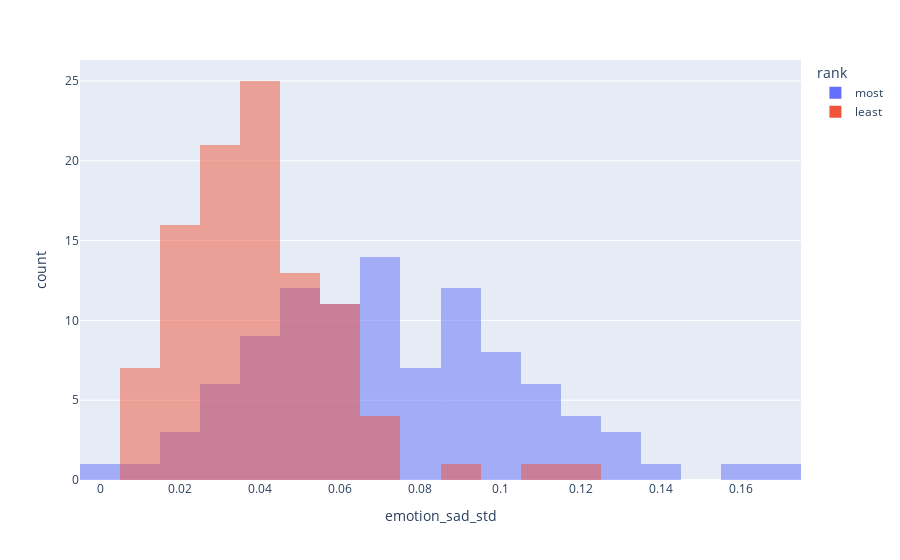
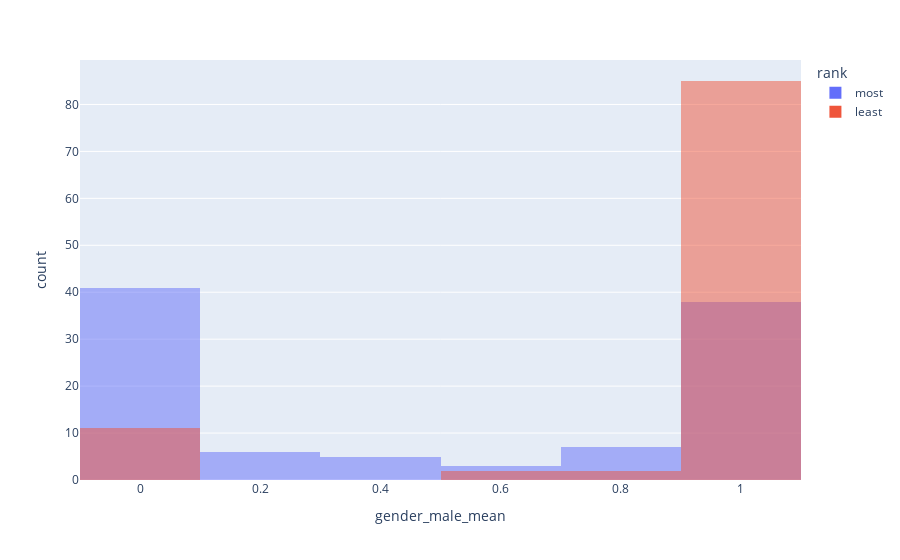
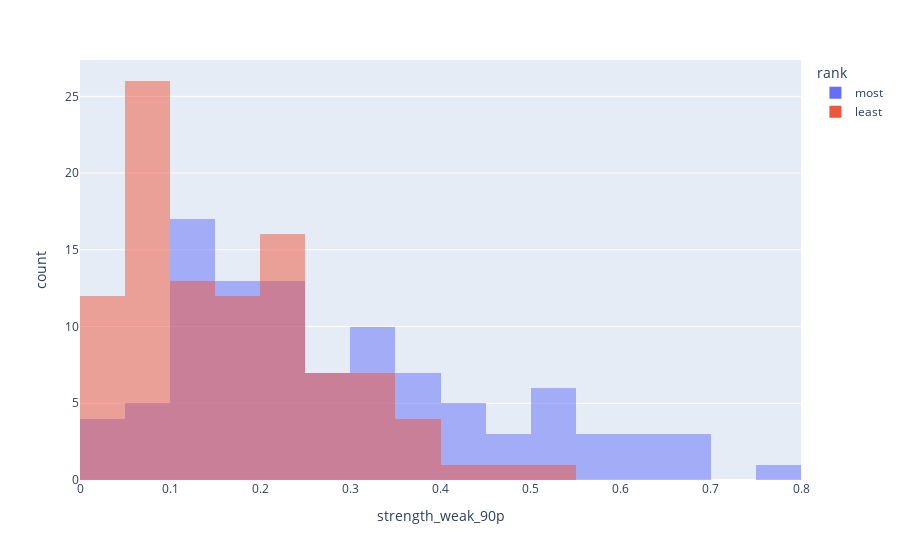
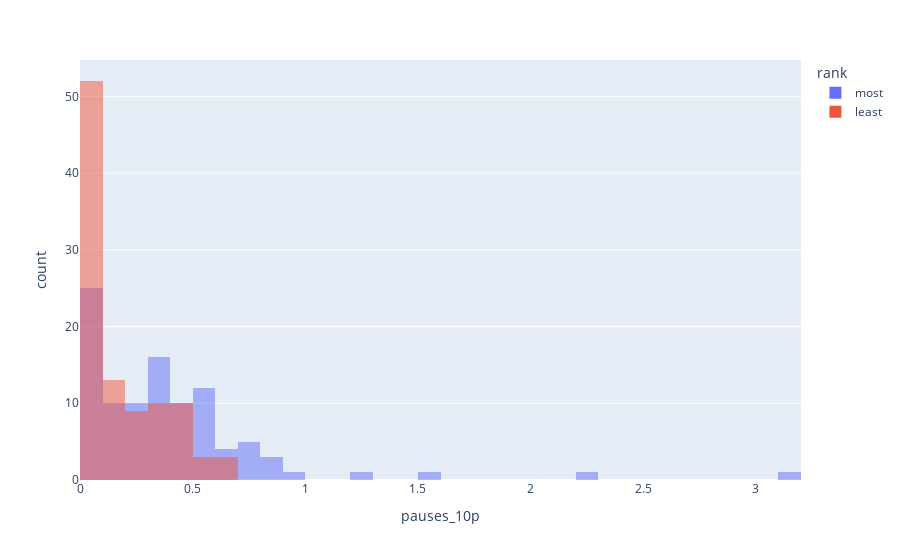

The cell these charts' notebook holds for them, in order:
### Code cell
import ast
import pandas as pd
import numpy as np
from sklearn.manifold import TSNE
import plotly.express as px

df = pd.read_csv("../metadata/merged_metadata_popularity_features_std.csv")

metric = "log_Beautiful_norm"
most = df.sort_values(by=metric, ascending=False).iloc[:100, :]
least = df.sort_values(by=metric, ascending=False).iloc[-100:, :]


post_cols = ['emotion_angry_mean', 'emotion_angry_90p', 'emotion_angry_std',
                 'emotion_happy_mean', 'emotion_happy_90p', 'emotion_happy_std',
                 'emotion_sad_mean', 'emotion_sad_90p', 'emotion_sad_std',
                 'emotion_neutral_mean', 'emotion_neutral_90p', 'emotion_neutral_std',
                 'strength_weak_mean', 'strength_weak_90p', 'strength_weak_std',
                 'strength_neutral_mean', 'strength_neutral_90p', 'strength_neutral_std',
                 'strength_strong_mean', 'strength_strong_90p', 'strength_strong_std',
                 'positivity_negative_mean', 'positivity_negative_90p',
                 'positivity_negative_std', 'positivity_neutral_mean',
                 'positivity_neutral_90p', 'positivity_neutral_std',
                 'positivity_positive_mean', 'positivity_positive_90p',
                 'positivity_positive_std', 'pauses_mean', 'pauses_std', 'pauses_10p',
                 'pauses_90p', 'turn_durations_mean', 'turn_durations_std',
                 'turn_durations_10p', 'turn_durations_90p', 'gender_male_mean']

most["rank"] = "most"
least["rank"] = "least"
merged = pd.concat([most, least])

corr = merged[post_cols + [metric]].corr()[metric].sort_values(key=lambda it: np.abs(it), ascending=False)
print(corr)

# log_Beautiful_norm
for feat in ["emotion_sad_std", "gender_male_mean", "strength_weak_90p", "pauses_10p"]:
    px.histogram(merged, x=feat, color="rank", barmode="overlay").show()
    
# for feat in ["positivity_positive_90p", "turn_durations_10p"]:
#     px.histogram(merged, x=feat, color="rank", barmode="overlay").show()

# # log_Funny_norm
# for feat in ["emotion_happy_90p", "positivity_positive_std", "strength_neutral_std", "turn_durations_mean"]:
#     px.histogram(merged, x=feat, color="rank", barmode="overlay").show()

# # log_Informative_norm
# for feat in ["turn_durations_mean", "emotion_sad_std", "strength_neutral_std"]:
#     px.histogram(merged, x=feat, color="rank", barmode="overlay").show()

### Figure 1 — Plotly figure (JSON) as saved in the notebook; plotly's stock layout.template omitted (floating-point values rounded to 4 significant figures)
{"data": [{"alignmentgroup": "True", "bingroup": "x", "hovertemplate": "rank=most<br>emotion_sad_std=%{x}<br>count=%{y}<extra></extra>", "legendgroup": "most", "marker": {"color": "#636efa", "opacity": 0.5, "pattern": {"shape": ""}}, "name": "most", "offsetgroup": "most", "orientation": "v", "showlegend": true, "x": [0.02014, 0.1336, 0.0611, 0.07939, 0.1682, 0.1145, 0.1308, 0.08536, 0.04094, 0.04895, 0.1339, 0.0, 0.08964, 0.07256, 0.07887, 0.1115, 0.09935, 0.0959, 0.1075, 0.07551, 0.04643, 0.06447, 0.1031, 0.06905, 0.09282, 0.1009, 0.07165, 0.02603, 0.1222, 0.1127, 0.08604, 0.02965, 0.05217, 0.06614, 0.07388, 0.06081, 0.06639, 0.06273, 0.03775, 0.02106, 0.1224, 0.09302, 0.04312, 0.06378, 0.09338, 0.07854, 0.06215, 0.04844, 0.04939, 0.03575, 0.05678, 0.1554, 0.08135, 0.04324, 0.02528, 0.05946, 0.05746, 0.1434, 0.123, 0.1071, 0.09554, 0.08237, 0.09492, 0.05695, 0.1023, 0.02763, 0.03877, 0.06572, 0.1215, 0.09401, 0.03053, 0.08972, 0.06919, 0.05289, 0.09261, 0.02374, 0.05056, 0.09962, 0.06722, 0.05197, 0.045, 0.06538, 0.06811, 0.01179, 0.05558, 0.07572, 0.08533, 0.07297, 0.07205, 0.07177, 0.1074, 0.09719, 0.05302, 0.04811, 0.04459, 0.09196, 0.05172, 0.04673, 0.03203, 0.04367], "xaxis": "x", "yaxis": "y", "type": "histogram"}, {"alignmentgroup": "True", "bingroup": "x", "hovertemplate": "rank=least<br>emotion_sad_std=%{x}<br>count=%{y}<extra></extra>", "legendgroup": "least", "marker": {"color": "#EF553B", "opacity": 0.5, "pattern": {"shape": ""}}, "name": "least", "offsetgroup": "least", "orientation": "v", "showlegend": true, "x": [0.1152, 0.0225, 0.04236, 0.05832, 0.02432, 0.04474, 0.03661, 0.05805, 0.01419, 0.04185, 0.03063, 0.02159, 0.02567, 0.0439, 0.05075, 0.04379, 0.03009, 0.1058, 0.07163, 0.06566, 0.02519, 0.05671, 0.03924, 0.05977, 0.04594, 0.06276, 0.04326, 0.02756, 0.03758, 0.02597, 0.05751, 0.05266, 0.02397, 0.05959, 0.01054, 0.02593, 0.05009, 0.02272, 0.06785, 0.03501, 0.06361, 0.05074, 0.03749, 0.0395, 0.02081, 0.02447, 0.03394, 0.03145, 0.04429, 0.06177, 0.0223, 0.01439, 0.03726, 0.02912, 0.01309, 0.04906, 0.03629, 0.037, 0.02774, 0.02167, 0.03386, 0.03504, 0.02963, 0.02381, 0.05922, 0.03023, 0.02755, 0.01064, 0.02609, 0.04925, 0.01183, 0.06266, 0.04178, 0.02537, 0.0344, 0.03824, 0.05306, 0.06927, 0.04542, 0.0233, 0.05205, 0.0486, 0.02953, 0.008672, 0.02279, 0.03315, 0.09154, 0.05181, 0.03695, 0.05091, 0.04013, 0.02116, 0.04376, 0.0374, 0.02667, 0.02239, 0.01509, 0.04287, 0.03681, 0.0219], "xaxis": "x", "yaxis": "y", "type": "histogram"}], "layout": {"xaxis": {"anchor": "y", "domain": [0.0, 1.0], "title": {"text": "emotion_sad_std"}}, "yaxis": {"anchor": "x", "domain": [0.0, 1.0], "title": {"text": "count"}}, "legend": {"title": {"text": "rank"}, "tracegroupgap": 0}, "margin": {"t": 60}, "barmode": "overlay"}}

### Figure 2 — Plotly figure (JSON) as saved in the notebook; plotly's stock layout.template omitted (floating-point values rounded to 4 significant figures)
{"data": [{"alignmentgroup": "True", "bingroup": "x", "hovertemplate": "rank=most<br>gender_male_mean=%{x}<br>count=%{y}<extra></extra>", "legendgroup": "most", "marker": {"color": "#636efa", "opacity": 0.5, "pattern": {"shape": ""}}, "name": "most", "offsetgroup": "most", "orientation": "v", "showlegend": true, "x": [0.9999, 0.5987, 0.007029, 0.3402, 0.12, 0.01472, 0.0221, 0.9927, 1.0, 0.9921, 0.8734, 0.4256, 0.07085, 0.2666, 0.005584, 0.03391, 0.001365, 0.8415, 0.003814, 0.7877, 0.9663, 0.3985, 0.1628, 0.02105, 0.01259, 0.8002, 0.5355, 0.9086, 0.02256, 0.0002175, 0.002804, 0.9986, 1.0, 5.116e-05, 0.003714, 0.9965, 0.9178, 0.01074, 1.0, 0.9998, 0.1541, 0.6658, 0.9995, 0.8619, 0.808, 0.01229, 0.002745, 0.0001187, 0.0004284, 0.0003673, 0.9525, 0.01073, 0.01122, 0.9981, 0.9916, 0.9666, 0.9906, 0.367, 0.001395, 0.001032, 0.9646, 0.2771, 0.9693, 0.003646, 0.9415, 0.9947, 0.995, 0.002045, 0.9608, 0.0004367, 0.05339, 0.08952, 0.0003569, 0.0003781, 8.81e-05, 0.002476, 0.9971, 0.9887, 0.985, 0.0142, 0.004781, 0.03134, 0.9569, 1.0, 0.9748, 0.9992, 0.09793, 0.1272, 0.7735, 0.9997, 0.002147, 0.0002033, 0.9967, 0.924, 0.9952, 0.007693, 0.4257, 0.9982, 0.9921, 0.9948], "xaxis": "x", "yaxis": "y", "type": "histogram"}, {"alignmentgroup": "True", "bingroup": "x", "hovertemplate": "rank=least<br>gender_male_mean=%{x}<br>count=%{y}<extra></extra>", "legendgroup": "least", "marker": {"color": "#EF553B", "opacity": 0.5, "pattern": {"shape": ""}}, "name": "least", "offsetgroup": "least", "orientation": "v", "showlegend": true, "x": [0.04498, 0.9008, 0.9549, 0.9447, 0.9775, 0.9895, 0.9996, 0.9806, 0.0001222, 0.9956, 0.9833, 0.9999, 0.9987, 0.9428, 0.9959, 0.9999, 0.9743, 0.9959, 0.006564, 0.9996, 0.9995, 0.9483, 0.9999, 0.001555, 0.9927, 0.9913, 0.9909, 0.9512, 0.9936, 0.9408, 0.06376, 0.9792, 0.9638, 0.6626, 0.9934, 0.995, 0.935, 0.9836, 0.07415, 0.9267, 0.9993, 0.007548, 0.9991, 1.0, 0.9876, 0.9922, 0.9952, 0.9987, 0.9407, 0.9958, 0.9932, 0.9326, 0.9772, 0.9601, 0.998, 0.9824, 0.9771, 0.9945, 0.8904, 0.9987, 0.9968, 0.9446, 0.0008575, 1.0, 0.9988, 0.9991, 0.9997, 0.9766, 0.9549, 0.9921, 0.9869, 0.9675, 0.9931, 0.9508, 0.9912, 0.9633, 0.0009628, 0.02223, 0.9994, 1.0, 0.9722, 0.9927, 0.9966, 0.9776, 0.9994, 0.9999, 0.003318, 0.997, 0.9943, 0.9971, 0.9652, 0.9918, 0.998, 0.875, 0.9919, 0.9492, 0.9189, 0.9503, 0.9866, 0.6797], "xaxis": "x", "yaxis": "y", "type": "histogram"}], "layout": {"xaxis": {"anchor": "y", "domain": [0.0, 1.0], "title": {"text": "gender_male_mean"}}, "yaxis": {"anchor": "x", "domain": [0.0, 1.0], "title": {"text": "count"}}, "legend": {"title": {"text": "rank"}, "tracegroupgap": 0}, "margin": {"t": 60}, "barmode": "overlay"}}

### Figure 3 — Plotly figure (JSON) as saved in the notebook; plotly's stock layout.template omitted (floating-point values rounded to 4 significant figures)
{"data": [{"alignmentgroup": "True", "bingroup": "x", "hovertemplate": "rank=most<br>strength_weak_90p=%{x}<br>count=%{y}<extra></extra>", "legendgroup": "most", "marker": {"color": "#636efa", "opacity": 0.5, "pattern": {"shape": ""}}, "name": "most", "offsetgroup": "most", "orientation": "v", "showlegend": true, "x": [0.0701, 0.5544, 0.2652, 0.09728, 0.699, 0.1212, 0.7731, 0.3692, 0.2296, 0.192, 0.5724, 0.2762, 0.02222, 0.4894, 0.1064, 0.2165, 0.2715, 0.2223, 0.3717, 0.6103, 0.4036, 0.2597, 0.3164, 0.228, 0.1962, 0.6376, 0.1005, 0.3725, 0.6338, 0.5485, 0.329, 0.1339, 0.322, 0.1885, 0.2308, 0.441, 0.2496, 0.04434, 0.1018, 0.08177, 0.1906, 0.5632, 0.2194, 0.5205, 0.4091, 0.6735, 0.1035, 0.1077, 0.1254, 0.101, 0.1564, 0.5295, 0.0618, 0.141, 0.03393, 0.348, 0.3256, 0.3705, 0.428, 0.4668, 0.53, 0.1871, 0.2752, 0.1666, 0.3462, 0.1095, 0.2109, 0.3041, 0.2577, 0.2403, 0.1406, 0.6574, 0.192, 0.1504, 0.4357, 0.02424, 0.2221, 0.2243, 0.1932, 0.06968, 0.1068, 0.1313, 0.2133, 0.1356, 0.3115, 0.1752, 0.1445, 0.3255, 0.4579, 0.29, 0.5194, 0.5172, 0.3783, 0.1967, 0.2437, 0.3678, 0.3914, 0.1434, 0.1834, 0.3089], "xaxis": "x", "yaxis": "y", "type": "histogram"}, {"alignmentgroup": "True", "bingroup": "x", "hovertemplate": "rank=least<br>strength_weak_90p=%{x}<br>count=%{y}<extra></extra>", "legendgroup": "least", "marker": {"color": "#EF553B", "opacity": 0.5, "pattern": {"shape": ""}}, "name": "least", "offsetgroup": "least", "orientation": "v", "showlegend": true, "x": [0.4404, 0.1529, 0.08331, 0.1645, 0.0881, 0.2099, 0.213, 0.1029, 0.0043, 0.1333, 0.1227, 0.08442, 0.1809, 0.2096, 0.3489, 0.3252, 0.06386, 0.2208, 0.1038, 0.4885, 0.2964, 0.2171, 0.09603, 0.05202, 0.02734, 0.1996, 0.3254, 0.0942, 0.03664, 0.0777, 0.06776, 0.2266, 0.09794, 0.1337, 0.01197, 0.06236, 0.3844, 0.0481, 0.1624, 0.0966, 0.2956, 0.1959, 0.3283, 0.09784, 0.06929, 0.0691, 0.03802, 0.09556, 0.218, 0.2336, 0.129, 0.07854, 0.1157, 0.0563, 0.04683, 0.2011, 0.3089, 0.1321, 0.04926, 0.1309, 0.2045, 0.03094, 0.2215, 0.09664, 0.322, 0.1595, 0.07683, 0.0108, 0.1232, 0.2574, 0.01832, 0.2008, 0.2805, 0.0886, 0.155, 0.1465, 0.1649, 0.1966, 0.3534, 0.2653, 0.07188, 0.1147, 0.2228, 0.01188, 0.3783, 0.1881, 0.5422, 0.2876, 0.299, 0.4, 0.2379, 0.08202, 0.2445, 0.3357, 0.05582, 0.1624, 0.0852, 0.2006, 0.145, 0.05482], "xaxis": "x", "yaxis": "y", "type": "histogram"}], "layout": {"xaxis": {"anchor": "y", "domain": [0.0, 1.0], "title": {"text": "strength_weak_90p"}}, "yaxis": {"anchor": "x", "domain": [0.0, 1.0], "title": {"text": "count"}}, "legend": {"title": {"text": "rank"}, "tracegroupgap": 0}, "margin": {"t": 60}, "barmode": "overlay"}}

### Figure 4 — Plotly figure (JSON) as saved in the notebook; plotly's stock layout.template omitted (floating-point values rounded to 4 significant figures)
{"data": [{"alignmentgroup": "True", "bingroup": "x", "hovertemplate": "rank=most<br>pauses_10p=%{x}<br>count=%{y}<extra></extra>", "legendgroup": "most", "marker": {"color": "#636efa", "opacity": 0.5, "pattern": {"shape": ""}}, "name": "most", "offsetgroup": "most", "orientation": "v", "showlegend": true, "x": [0.054, 1.243, 0.16, 0.08, 0.457, 0.8167, 0.385, 0.861, 0.525, 0.7523, 0.4205, 2.255, 0.5444, 0.478, 0.04, 0.5905, 0.5649, 0.3269, 0.3248, 0.036, 0.04, 3.145, 0.288, 0.4444, 0.066, 0.4, 1.587, 0.284, 0.981, 0.12, 0.198, 0.601, 0.352, 0.6696, 0.5252, 0.0201, 0.2105, 0.04, 0.585, 0.22, 0.512, 0.4807, 0.06, 0.264, 0.18, 0.701, 0.6824, 0.306, 0.3774, 0.4003, 0.16, 0.06, 0.06, 0.827, 0.02, 0.02, 0.4309, 0.26, 0.1604, 0.381, 0.06, 0.745, 0.02, 0.5817, 0.04, 0.3407, 0.388, 0.6094, 0.04, 0.2768, 0.2847, 0.753, 0.5521, 0.4801, 0.354, 0.054, 0.3202, 0.1303, 0.5629, 0.3805, 0.052, 0.04, 0.04, 0.08, 0.06, 0.381, 0.5815, 0.22, 0.12, 0.14, 0.5787, 0.792, 0.08, 0.278, 0.1, 0.4641, 0.3849, 0.3, 0.3029, 0.04], "xaxis": "x", "yaxis": "y", "type": "histogram"}, {"alignmentgroup": "True", "bingroup": "x", "hovertemplate": "rank=least<br>pauses_10p=%{x}<br>count=%{y}<extra></extra>", "legendgroup": "least", "marker": {"color": "#EF553B", "opacity": 0.5, "pattern": {"shape": ""}}, "name": "least", "offsetgroup": "least", "orientation": "v", "showlegend": true, "x": [0.06, 0.02, 0.3505, 0.06, 0.04, 0.2124, 0.14, 0.04, 0.3203, 0.04, 0.268, 0.476, 0.6486, 0.04, 0.08, 0.1408, 0.04, 0.06, 0.32, 0.056, 0.06, 0.1526, 0.08, 0.08, 0.569, 0.0401, 0.5408, 0.32, 0.098, 0.04, 0.06, 0.427, 0.08, 0.1, 0.28, 0.561, 0.32, 0.06, 0.06, 0.04, 0.04, 0.06, 0.445, 0.3802, 0.1, 0.1405, 0.06, 0.621, 0.08, 0.06, 0.08, 0.296, 0.134, 0.04, 0.23, 0.04, 0.0407, 0.42, 0.042, 0.0602, 0.1242, 0.04, 0.44, 0.048, 0.381, 0.4808, 0.24, 0.12, 0.06, 0.18, 0.04, 0.02, 0.04, 0.048, 0.421, 0.04, 0.48, 0.3, 0.3927, 0.04, 0.4403, 0.3221, 0.0267, 0.27, 0.401, 0.28, 0.08, 0.261, 0.08, 0.1, 0.1005, 0.08, 0.02, 0.04, 0.06, 0.6002, 0.054, 0.0405, 0.12, 0.0229], "xaxis": "x", "yaxis": "y", "type": "histogram"}], "layout": {"xaxis": {"anchor": "y", "domain": [0.0, 1.0], "title": {"text": "pauses_10p"}}, "yaxis": {"anchor": "x", "domain": [0.0, 1.0], "title": {"text": "count"}}, "legend": {"title": {"text": "rank"}, "tracegroupgap": 0}, "margin": {"t": 60}, "barmode": "overlay"}}
